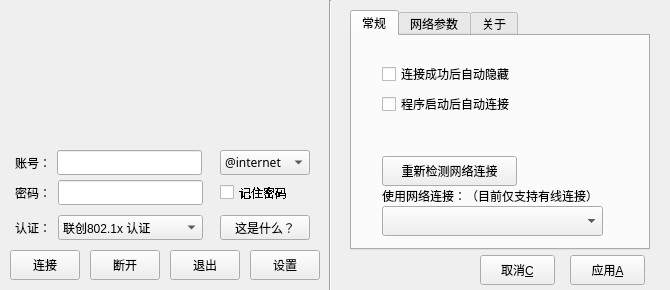
<?xml version="1.0" encoding="UTF-8"?>
<ui version="4.0">
 <class>MainWindow</class>
 <widget class="QMainWindow" name="MainWindow">
  <property name="enabled">
   <bool>true</bool>
  </property>
  <property name="geometry">
   <rect>
    <x>0</x>
    <y>0</y>
    <width>670</width>
    <height>290</height>
   </rect>
  </property>
  <property name="sizePolicy">
   <sizepolicy hsizetype="Fixed" vsizetype="Preferred">
    <horstretch>0</horstretch>
    <verstretch>0</verstretch>
   </sizepolicy>
  </property>
  <property name="font">
   <font>
    <pointsize>9</pointsize>
   </font>
  </property>
  <property name="contextMenuPolicy">
   <enum>Qt::NoContextMenu</enum>
  </property>
  <property name="windowTitle">
   <string>Linkapp联创认证客户端</string>
  </property>
  <property name="styleSheet">
   <string notr="true"/>
  </property>
  <widget class="QWidget" name="centralWidget">
   <widget class="QLabel" name="label">
    <property name="geometry">
     <rect>
      <x>15</x>
      <y>10</y>
      <width>300</width>
      <height>120</height>
     </rect>
    </property>
    <property name="sizePolicy">
     <sizepolicy hsizetype="Expanding" vsizetype="Preferred">
      <horstretch>0</horstretch>
      <verstretch>0</verstretch>
     </sizepolicy>
    </property>
    <property name="text">
     <string/>
    </property>
    <property name="pixmap">
     <pixmap resource="resources.qrc">:/images/background.png</pixmap>
    </property>
   </widget>
   <widget class="QLineEdit" name="password">
    <property name="geometry">
     <rect>
      <x>58</x>
      <y>180</y>
      <width>145</width>
      <height>25</height>
     </rect>
    </property>
    <property name="sizePolicy">
     <sizepolicy hsizetype="Fixed" vsizetype="Preferred">
      <horstretch>0</horstretch>
      <verstretch>0</verstretch>
     </sizepolicy>
    </property>
    <property name="font">
     <font>
      <family>宋体</family>
      <pointsize>9</pointsize>
      <weight>9</weight>
      <italic>false</italic>
      <bold>false</bold>
     </font>
    </property>
    <property name="styleSheet">
     <string notr="true">
	font: 75 9pt &quot;宋体&quot;;lineedit-password-character: 9679;</string>
    </property>
    <property name="text">
     <string/>
    </property>
    <property name="maxLength">
     <number>16</number>
    </property>
    <property name="echoMode">
     <enum>QLineEdit::Password</enum>
    </property>
   </widget>
   <widget class="QCheckBox" name="rememberPassword">
    <property name="geometry">
     <rect>
      <x>220</x>
      <y>180</y>
      <width>71</width>
      <height>25</height>
     </rect>
    </property>
    <property name="sizePolicy">
     <sizepolicy hsizetype="Fixed" vsizetype="Fixed">
      <horstretch>0</horstretch>
      <verstretch>0</verstretch>
     </sizepolicy>
    </property>
    <property name="font">
     <font>
      <pointsize>9</pointsize>
      <underline>false</underline>
      <strikeout>false</strikeout>
      <stylestrategy>NoAntialias</stylestrategy>
      <kerning>true</kerning>
     </font>
    </property>
    <property name="styleSheet">
     <string notr="true"/>
    </property>
    <property name="text">
     <string>记住密码</string>
    </property>
    <property name="checked">
     <bool>false</bool>
    </property>
   </widget>
   <widget class="QPushButton" name="link">
    <property name="geometry">
     <rect>
      <x>10</x>
      <y>250</y>
      <width>70</width>
      <height>30</height>
     </rect>
    </property>
    <property name="sizePolicy">
     <sizepolicy hsizetype="Preferred" vsizetype="Fixed">
      <horstretch>0</horstretch>
      <verstretch>0</verstretch>
     </sizepolicy>
    </property>
    <property name="maximumSize">
     <size>
      <width>80</width>
      <height>30</height>
     </size>
    </property>
    <property name="text">
     <string>连接</string>
    </property>
    <property name="icon">
     <iconset resource="resources.qrc">
      <normaloff>:/images/link.png</normaloff>:/images/link.png</iconset>
    </property>
   </widget>
   <widget class="QPushButton" name="settings">
    <property name="geometry">
     <rect>
      <x>250</x>
      <y>250</y>
      <width>70</width>
      <height>30</height>
     </rect>
    </property>
    <property name="sizePolicy">
     <sizepolicy hsizetype="Preferred" vsizetype="Fixed">
      <horstretch>0</horstretch>
      <verstretch>0</verstretch>
     </sizepolicy>
    </property>
    <property name="maximumSize">
     <size>
      <width>80</width>
      <height>30</height>
     </size>
    </property>
    <property name="text">
     <string>设置</string>
    </property>
    <property name="icon">
     <iconset resource="resources.qrc">
      <normaloff>:/images/settings.png</normaloff>:/images/settings.png</iconset>
    </property>
    <property name="checkable">
     <bool>false</bool>
    </property>
   </widget>
   <widget class="QPushButton" name="exit">
    <property name="geometry">
     <rect>
      <x>170</x>
      <y>250</y>
      <width>70</width>
      <height>30</height>
     </rect>
    </property>
    <property name="sizePolicy">
     <sizepolicy hsizetype="Preferred" vsizetype="Fixed">
      <horstretch>0</horstretch>
      <verstretch>0</verstretch>
     </sizepolicy>
    </property>
    <property name="maximumSize">
     <size>
      <width>80</width>
      <height>30</height>
     </size>
    </property>
    <property name="text">
     <string>退出</string>
    </property>
    <property name="icon">
     <iconset resource="resources.qrc">
      <normaloff>:/images/close.png</normaloff>:/images/close.png</iconset>
    </property>
   </widget>
   <widget class="QTabWidget" name="tabWidget">
    <property name="geometry">
     <rect>
      <x>350</x>
      <y>10</y>
      <width>300</width>
      <height>240</height>
     </rect>
    </property>
    <property name="sizePolicy">
     <sizepolicy hsizetype="Fixed" vsizetype="Fixed">
      <horstretch>0</horstretch>
      <verstretch>0</verstretch>
     </sizepolicy>
    </property>
    <property name="tabPosition">
     <enum>QTabWidget::North</enum>
    </property>
    <property name="tabShape">
     <enum>QTabWidget::Rounded</enum>
    </property>
    <property name="currentIndex">
     <number>0</number>
    </property>
    <widget class="QWidget" name="tab">
     <attribute name="title">
      <string>常规</string>
     </attribute>
     <widget class="QCheckBox" name="autoHide">
      <property name="geometry">
       <rect>
        <x>30</x>
        <y>30</y>
        <width>130</width>
        <height>16</height>
       </rect>
      </property>
      <property name="text">
       <string>连接成功后自动隐藏</string>
      </property>
      <property name="checked">
       <bool>false</bool>
      </property>
     </widget>
     <widget class="QCheckBox" name="autoLink">
      <property name="geometry">
       <rect>
        <x>30</x>
        <y>60</y>
        <width>130</width>
        <height>16</height>
       </rect>
      </property>
      <property name="text">
       <string>程序启动后自动连接</string>
      </property>
     </widget>
     <widget class="QComboBox" name="interfaceBox">
      <property name="geometry">
       <rect>
        <x>30</x>
        <y>170</y>
        <width>221</width>
        <height>30</height>
       </rect>
      </property>
     </widget>
     <widget class="QPushButton" name="detectNetLink">
      <property name="geometry">
       <rect>
        <x>30</x>
        <y>120</y>
        <width>135</width>
        <height>30</height>
       </rect>
      </property>
      <property name="text">
       <string>重新检测网络连接</string>
      </property>
      <property name="icon">
       <iconset resource="resources.qrc">
        <normaloff>:/images/redo.png</normaloff>:/images/redo.png</iconset>
      </property>
     </widget>
     <widget class="QLabel" name="label_8">
      <property name="geometry">
       <rect>
        <x>30</x>
        <y>150</y>
        <width>221</width>
        <height>20</height>
       </rect>
      </property>
      <property name="text">
       <string>使用网络连接：（目前仅支持有线连接）</string>
      </property>
     </widget>
    </widget>
    <widget class="QWidget" name="tab_2">
     <attribute name="title">
      <string>网络参数</string>
     </attribute>
     <widget class="QGroupBox" name="groupBox">
      <property name="geometry">
       <rect>
        <x>10</x>
        <y>10</y>
        <width>201</width>
        <height>111</height>
       </rect>
      </property>
      <property name="title">
       <string>802.1x认证</string>
      </property>
      <widget class="QSpinBox" name="maxInterval">
       <property name="geometry">
        <rect>
         <x>140</x>
         <y>70</y>
         <width>42</width>
         <height>25</height>
        </rect>
       </property>
       <property name="toolTip">
        <string>该值过小，容易中途掉线，该值过大，与服务器失去连接时会很久才能发现，不建议修改该值</string>
       </property>
       <property name="minimum">
        <number>30</number>
       </property>
       <property name="maximum">
        <number>200</number>
       </property>
      </widget>
      <widget class="QSpinBox" name="retryTimes">
       <property name="geometry">
        <rect>
         <x>140</x>
         <y>45</y>
         <width>42</width>
         <height>25</height>
        </rect>
       </property>
       <property name="toolTip">
        <string>“寻找服务器”时发生超时后重复尝试的次数，过小会经常找不到服务器</string>
       </property>
       <property name="minimum">
        <number>0</number>
       </property>
       <property name="maximum">
        <number>10</number>
       </property>
       <property name="value">
        <number>1</number>
       </property>
      </widget>
      <widget class="QLabel" name="label_10">
       <property name="geometry">
        <rect>
         <x>10</x>
         <y>70</y>
         <width>121</width>
         <height>25</height>
        </rect>
       </property>
       <property name="text">
        <string>最大认证间隔（秒）</string>
       </property>
      </widget>
      <widget class="QSpinBox" name="waitRespond">
       <property name="geometry">
        <rect>
         <x>140</x>
         <y>20</y>
         <width>42</width>
         <height>25</height>
        </rect>
       </property>
       <property name="toolTip">
        <string>该值过小，会容易发生找不到服务器的情况</string>
       </property>
       <property name="minimum">
        <number>1</number>
       </property>
       <property name="maximum">
        <number>10</number>
       </property>
       <property name="value">
        <number>1</number>
       </property>
      </widget>
      <widget class="QLabel" name="label_6">
       <property name="geometry">
        <rect>
         <x>10</x>
         <y>20</y>
         <width>121</width>
         <height>25</height>
        </rect>
       </property>
       <property name="text">
        <string>等待服务器响应（秒）：</string>
       </property>
      </widget>
      <widget class="QLabel" name="label_7">
       <property name="geometry">
        <rect>
         <x>10</x>
         <y>45</y>
         <width>71</width>
         <height>25</height>
        </rect>
       </property>
       <property name="text">
        <string>重试次数 ：</string>
       </property>
      </widget>
     </widget>
    </widget>
    <widget class="QWidget" name="tab_3">
     <attribute name="title">
      <string>关于</string>
     </attribute>
     <widget class="QPushButton" name="about">
      <property name="geometry">
       <rect>
        <x>20</x>
        <y>10</y>
        <width>121</width>
        <height>30</height>
       </rect>
      </property>
      <property name="text">
       <string>关于程式……</string>
      </property>
      <property name="icon">
       <iconset resource="resources.qrc">
        <normaloff>:/images/aboutProgram.png</normaloff>:/images/aboutProgram.png</iconset>
      </property>
     </widget>
     <widget class="QPushButton" name="aboutAuthor">
      <property name="geometry">
       <rect>
        <x>20</x>
        <y>50</y>
        <width>121</width>
        <height>30</height>
       </rect>
      </property>
      <property name="text">
       <string>关于作者……</string>
      </property>
      <property name="icon">
       <iconset resource="resources.qrc">
        <normaloff>:/images/aboutAuthor.png</normaloff>:/images/aboutAuthor.png</iconset>
      </property>
     </widget>
    </widget>
   </widget>
   <widget class="QLabel" name="label_3">
    <property name="geometry">
     <rect>
      <x>15</x>
      <y>180</y>
      <width>36</width>
      <height>25</height>
     </rect>
    </property>
    <property name="sizePolicy">
     <sizepolicy hsizetype="Fixed" vsizetype="Preferred">
      <horstretch>0</horstretch>
      <verstretch>0</verstretch>
     </sizepolicy>
    </property>
    <property name="text">
     <string>密码：</string>
    </property>
    <property name="buddy">
     <cstring>password</cstring>
    </property>
   </widget>
   <widget class="QLabel" name="label_2">
    <property name="geometry">
     <rect>
      <x>15</x>
      <y>150</y>
      <width>36</width>
      <height>25</height>
     </rect>
    </property>
    <property name="sizePolicy">
     <sizepolicy hsizetype="Fixed" vsizetype="Preferred">
      <horstretch>0</horstretch>
      <verstretch>0</verstretch>
     </sizepolicy>
    </property>
    <property name="font">
     <font>
      <pointsize>9</pointsize>
     </font>
    </property>
    <property name="text">
     <string>账号：</string>
    </property>
    <property name="buddy">
     <cstring>account</cstring>
    </property>
   </widget>
   <widget class="QLineEdit" name="account">
    <property name="geometry">
     <rect>
      <x>57</x>
      <y>150</y>
      <width>145</width>
      <height>25</height>
     </rect>
    </property>
    <property name="sizePolicy">
     <sizepolicy hsizetype="Fixed" vsizetype="Fixed">
      <horstretch>0</horstretch>
      <verstretch>0</verstretch>
     </sizepolicy>
    </property>
    <property name="font">
     <font>
      <family>宋体</family>
      <pointsize>9</pointsize>
      <weight>50</weight>
      <bold>false</bold>
     </font>
    </property>
    <property name="styleSheet">
     <string notr="true"/>
    </property>
    <property name="text">
     <string/>
    </property>
    <property name="maxLength">
     <number>20</number>
    </property>
    <property name="echoMode">
     <enum>QLineEdit::Normal</enum>
    </property>
   </widget>
   <widget class="QComboBox" name="linkType">
    <property name="geometry">
     <rect>
      <x>220</x>
      <y>150</y>
      <width>90</width>
      <height>25</height>
     </rect>
    </property>
    <property name="sizePolicy">
     <sizepolicy hsizetype="Fixed" vsizetype="Fixed">
      <horstretch>0</horstretch>
      <verstretch>0</verstretch>
     </sizepolicy>
    </property>
    <property name="font">
     <font>
      <family>Raavi</family>
      <pointsize>9</pointsize>
      <weight>50</weight>
      <bold>false</bold>
     </font>
    </property>
    <property name="styleSheet">
     <string notr="true"/>
    </property>
    <item>
     <property name="text">
      <string>@internet</string>
     </property>
    </item>
    <item>
     <property name="text">
      <string>@edu</string>
     </property>
    </item>
   </widget>
   <widget class="QPushButton" name="disconnect">
    <property name="enabled">
     <bool>true</bool>
    </property>
    <property name="geometry">
     <rect>
      <x>90</x>
      <y>250</y>
      <width>70</width>
      <height>30</height>
     </rect>
    </property>
    <property name="sizePolicy">
     <sizepolicy hsizetype="Preferred" vsizetype="Fixed">
      <horstretch>0</horstretch>
      <verstretch>0</verstretch>
     </sizepolicy>
    </property>
    <property name="maximumSize">
     <size>
      <width>80</width>
      <height>30</height>
     </size>
    </property>
    <property name="text">
     <string>断开</string>
    </property>
    <property name="icon">
     <iconset resource="resources.qrc">
      <normaloff>:/images/disconnect.png</normaloff>:/images/disconnect.png</iconset>
    </property>
   </widget>
   <widget class="QPushButton" name="apply">
    <property name="geometry">
     <rect>
      <x>570</x>
      <y>255</y>
      <width>75</width>
      <height>30</height>
     </rect>
    </property>
    <property name="sizePolicy">
     <sizepolicy hsizetype="Fixed" vsizetype="Fixed">
      <horstretch>0</horstretch>
      <verstretch>0</verstretch>
     </sizepolicy>
    </property>
    <property name="text">
     <string>应用&amp;A</string>
    </property>
    <property name="icon">
     <iconset resource="resources.qrc">
      <normaloff>:/images/opinion-okay.png</normaloff>:/images/opinion-okay.png</iconset>
    </property>
   </widget>
   <widget class="QPushButton" name="cancel">
    <property name="geometry">
     <rect>
      <x>480</x>
      <y>255</y>
      <width>75</width>
      <height>30</height>
     </rect>
    </property>
    <property name="sizePolicy">
     <sizepolicy hsizetype="Fixed" vsizetype="Fixed">
      <horstretch>0</horstretch>
      <verstretch>0</verstretch>
     </sizepolicy>
    </property>
    <property name="text">
     <string>取消&amp;C</string>
    </property>
    <property name="icon">
     <iconset resource="resources.qrc">
      <normaloff>:/images/opinion-no.png</normaloff>:/images/opinion-no.png</iconset>
    </property>
   </widget>
   <widget class="Line" name="line">
    <property name="geometry">
     <rect>
      <x>320</x>
      <y>0</y>
      <width>20</width>
      <height>301</height>
     </rect>
    </property>
    <property name="orientation">
     <enum>Qt::Vertical</enum>
    </property>
   </widget>
   <widget class="QComboBox" name="comboBox">
    <property name="geometry">
     <rect>
      <x>58</x>
      <y>215</y>
      <width>145</width>
      <height>25</height>
     </rect>
    </property>
    <item>
     <property name="text">
      <string>联创802.1x 认证</string>
     </property>
    </item>
    <item>
     <property name="text">
      <string>电信PPPOE 拨号</string>
     </property>
    </item>
   </widget>
   <widget class="QLabel" name="label_4">
    <property name="geometry">
     <rect>
      <x>15</x>
      <y>220</y>
      <width>41</width>
      <height>16</height>
     </rect>
    </property>
    <property name="text">
     <string>认证：</string>
    </property>
    <property name="buddy">
     <cstring>comboBox</cstring>
    </property>
   </widget>
   <widget class="QPushButton" name="whatsthis">
    <property name="geometry">
     <rect>
      <x>220</x>
      <y>215</y>
      <width>90</width>
      <height>25</height>
     </rect>
    </property>
    <property name="text">
     <string>这是什么？</string>
    </property>
   </widget>
  </widget>
 </widget>
 <layoutdefault spacing="6" margin="11"/>
 <tabstops>
  <tabstop>link</tabstop>
  <tabstop>settings</tabstop>
  <tabstop>exit</tabstop>
  <tabstop>disconnect</tabstop>
  <tabstop>account</tabstop>
  <tabstop>linkType</tabstop>
  <tabstop>password</tabstop>
  <tabstop>rememberPassword</tabstop>
  <tabstop>autoHide</tabstop>
  <tabstop>autoLink</tabstop>
  <tabstop>waitRespond</tabstop>
  <tabstop>retryTimes</tabstop>
  <tabstop>maxInterval</tabstop>
  <tabstop>cancel</tabstop>
  <tabstop>apply</tabstop>
  <tabstop>tabWidget</tabstop>
 </tabstops>
 <resources>
  <include location="resources.qrc"/>
 </resources>
 <connections/>
</ui>
